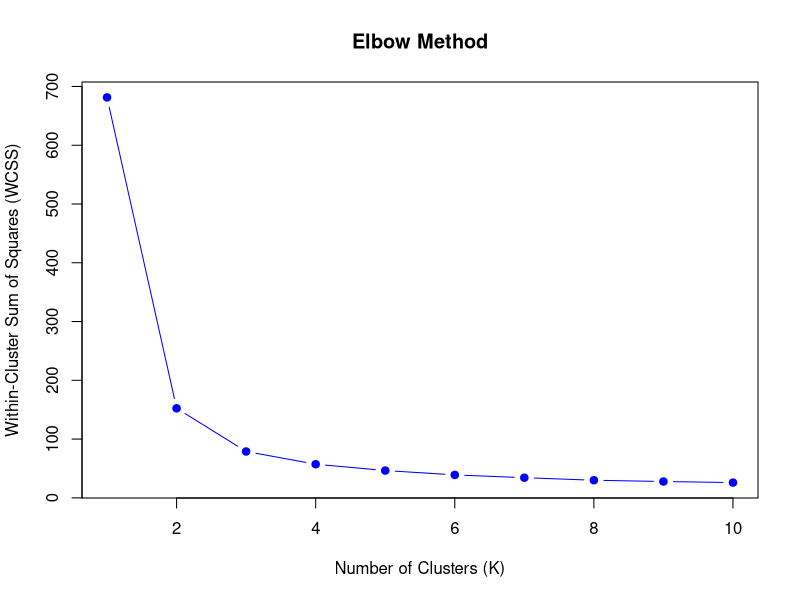
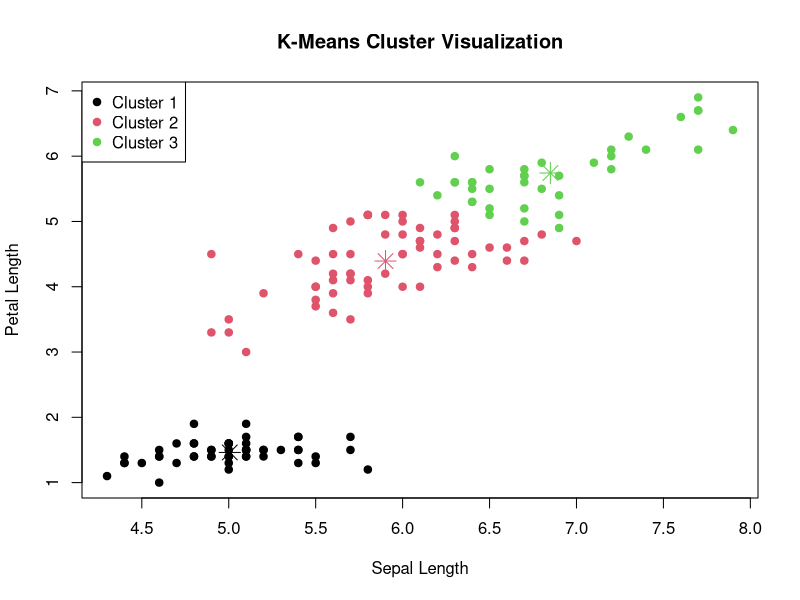

R code for these plots, in order:

# Name: Mokshasri Bellamkonda
# Roll No: 04
# Div: B

# EXPERIMENT NO. 13
# Evaluate and Interpret K-Means Clustering Results Using R


# PART A: Load Iris Dataset

data(iris)

# Display First Six Records
head(iris)

# Select Numerical Variables
iris_data <- iris[, 1:4]


# PART B: Apply K-Means Clustering

set.seed(123)

kmodel <- kmeans(
  iris_data,
  centers = 3,
  nstart = 25
)

# Display Model
print(kmodel)


# PART C: View Cluster Centers

cat("Cluster Centers:\n")
print(kmodel$centers)


# PART D: Display Cluster Sizes

cat("Cluster Sizes:\n")
print(kmodel$size)


# PART E: Calculate Within-Cluster Sum of Squares

cat("Within-Cluster Sum of Squares:\n")
print(kmodel$tot.withinss)


# PART F: Calculate Between-Cluster Sum of Squares

cat("Between-Cluster Sum of Squares:\n")
print(kmodel$betweenss)


# PART G: Apply Elbow Method

wcss <- numeric()

set.seed(123)

for (i in 1:10) {
  wcss[i] <- kmeans(
    iris_data,
    centers = i,
    nstart = 25
  )$tot.withinss
}

# Plot Elbow Graph

plot(
  1:10,
  wcss,
  type = "b",
  pch = 19,
  col = "blue",
  main = "Elbow Method",
  xlab = "Number of Clusters (K)",
  ylab = "Within-Cluster Sum of Squares (WCSS)"
)


# PART H: Interpret Cluster Characteristics

cluster_means <- aggregate(
  iris_data,
  list(Cluster = kmodel$cluster),
  mean
)

cat("Cluster Characteristics:\n")
print(cluster_means)


# PART I: Add Cluster Assignments to Dataset

iris$Cluster <- as.factor(kmodel$cluster)

# Display Updated Dataset
head(iris)


# PART J: Visualize Clusters

plot(
  iris_data$Sepal.Length,
  iris_data$Petal.Length,
  col = kmodel$cluster,
  pch = 19,
  main = "K-Means Cluster Visualization",
  xlab = "Sepal Length",
  ylab = "Petal Length"
)

# Display Cluster Centers

points(
  kmodel$centers[, c(1, 3)],
  col = 1:3,
  pch = 8,
  cex = 2
)

legend(
  "topleft",
  legend = c("Cluster 1", "Cluster 2", "Cluster 3"),
  col = 1:3,
  pch = 19
)


# PART K: Compare Actual Species and Clusters

cat("Actual Species vs Clusters:\n")

print(table(
  Species = iris$Species,
  Cluster = iris$Cluster
))


# PART L: Display Final Evaluation

cat("\nFINAL CLUSTER EVALUATION\n")

cat("Number of Clusters:", length(kmodel$size), "\n")

cat("Cluster Sizes:\n")
print(kmodel$size)

cat("Total WCSS:", kmodel$tot.withinss, "\n")

cat("Between-Cluster Sum of Squares:",
    kmodel$betweenss, "\n")

cat("Clustering Ratio:",
    kmodel$betweenss / kmodel$totss, "\n")


# RESULT

cat("\nExperiment No. 13 Completed Successfully\n")
cat("Name: Mokshasri Bellamkonda\n")
cat("Roll No: 04\n")
cat("Division: B\n")
